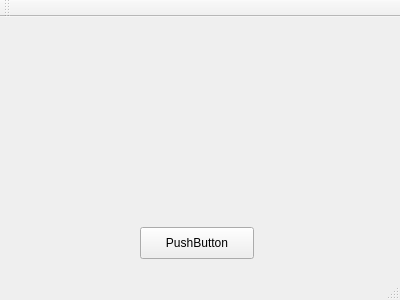
<?xml version="1.0" encoding="UTF-8"?>
<ui version="4.0">
 <class>MainWindow</class>
 <widget class="QMainWindow" name="MainWindow">
  <property name="geometry">
   <rect>
    <x>0</x>
    <y>0</y>
    <width>400</width>
    <height>300</height>
   </rect>
  </property>
  <property name="windowTitle">
   <string>MainWindow</string>
  </property>
  <widget class="QWidget" name="centralWidget">
   <widget class="QPushButton" name="pushButton">
    <property name="geometry">
     <rect>
      <x>140</x>
      <y>210</y>
      <width>114</width>
      <height>32</height>
     </rect>
    </property>
    <property name="text">
     <string>PushButton</string>
    </property>
   </widget>
   <widget class="QLabel" name="infoLabel">
    <property name="geometry">
     <rect>
      <x>130</x>
      <y>60</y>
      <width>141</width>
      <height>61</height>
     </rect>
    </property>
    <property name="text">
     <string/>
    </property>
    <property name="alignment">
     <set>Qt::AlignCenter</set>
    </property>
   </widget>
  </widget>
  <widget class="QMenuBar" name="menuBar">
   <property name="geometry">
    <rect>
     <x>0</x>
     <y>0</y>
     <width>400</width>
     <height>22</height>
    </rect>
   </property>
  </widget>
  <widget class="QToolBar" name="mainToolBar">
   <attribute name="toolBarArea">
    <enum>TopToolBarArea</enum>
   </attribute>
   <attribute name="toolBarBreak">
    <bool>false</bool>
   </attribute>
  </widget>
  <widget class="QStatusBar" name="statusBar"/>
 </widget>
 <layoutdefault spacing="6" margin="11"/>
 <resources/>
 <connections/>
</ui>
